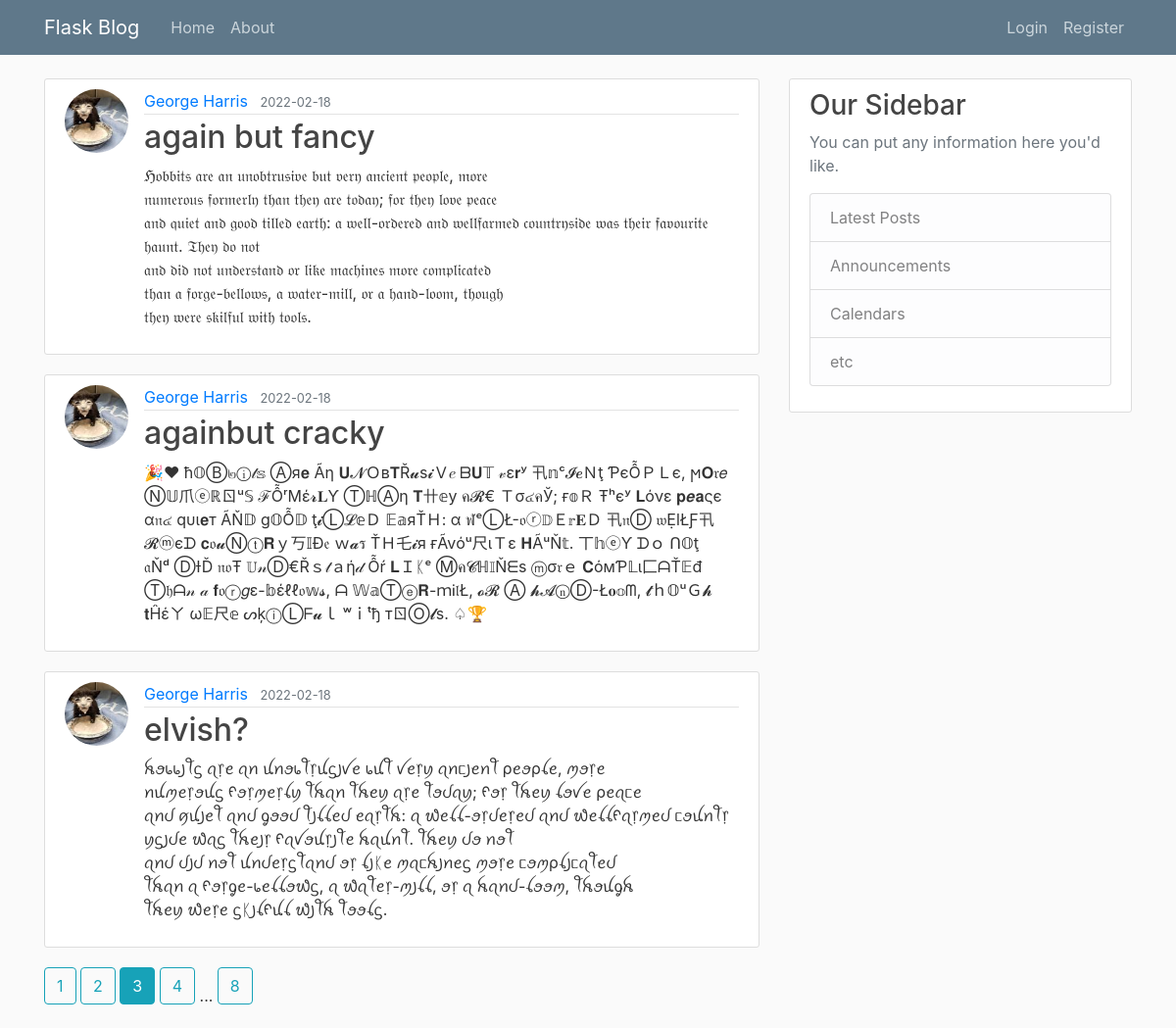
Screenshot of /home?page=3 with the database file from the repository.
### core/models.py (models this page shows, shortened)
class Post(db.Model):
    id = db.Column(db.Integer, primary_key=True)
    title = db.Column(db.String(100), nullable=False)
    date_posted = db.Column(db.DateTime, nullable=False, default=datetime.utcnow)
    content = db.Column(db.Text, nullable=False)
    user_id = db.Column(db.Integer, db.ForeignKey('user.id'), nullable=False)

class User(db.Model, UserMixin):
    id = db.Column(db.Integer, primary_key=True)
    username = db.Column(db.String(20), unique=True, nullable=False)
    email = db.Column(db.String(120), unique=True, nullable=False)
    image_file = db.Column(db.String(20), nullable=False, default='default.jpg')
    password = db.Column(db.String(60), nullable=False)
    posts = db.relationship('Post', backref='author', lazy=True)

### core/routes.py (the view)
@app.route("/")
@app.route("/home")
def home():
    page = request.args.get('page', 1, type=int)
    posts = Post.query.paginate(page=page, per_page=3)
    return render_template('home.html', posts=posts)

### core/Templates/home.html
{% extends "layout.html" %}
{% block content %}
{% for post in posts.items %}
<article class="media content-section">
  <img class="rounded-circle article-img"
    src="{{ url_for('static', filename='profile_pics/' + post.author.image_file) }}">
  <div class="media-body">
    <div class="article-metadata">
      <a class="mr-2" href="#">{{ post.author.username }}</a>
      <small class="text-muted">{{ post.date_posted.strftime('%Y-%m-%d') }}</small>
    </div>
    <h2><a class="article-title" href="{{ url_for('post', post_id=post.id) }}">{{ post.title }}</a></h2>
    <p class="article-content">{{ post.content }}</p>
  </div>
</article>
{% endfor %}
{% for page_num in posts.iter_pages(left_edge=1, right_edge=1, left_current=1, right_current=2) %}
  {% if page_num %}
    {% if posts.page == page_num %}
      <a class="btn btn-info mb-4" href="{{ url_for('home', page=page_num) }}">{{ page_num }}</a>
    {% else %}
      <a class="btn btn-outline-info mb-4" href="{{ url_for('home', page=page_num) }}">{{ page_num }}</a>
    {% endif %}
  {% else %}
    ...
  {% endif %}
{% endfor %}
{% endblock content %}

### core/static/main.css (style rules this page uses)
body { background: #fafafa; color: #333333; margin-top: 5rem; }
h1, h2, h3, h4, h5, h6 { color: #444444; }
.content-section { background: #ffffff; padding: 10px 20px; border: 1px solid #dddddd; border-radius: 3px; margin-bottom: 20px; }
.article-title { color: #444444; }
.article-content { white-space: pre-line; }
.article-img { height: 65px; width: 65px; margin-right: 16px; }
.article-metadata { padding-bottom: 1px; margin-bottom: 4px; border-bottom: 1px solid #e3e3e3 }

### rows the page displays
Post: image_file (picture), author.username "George Harris", date_posted "2022-02-18", title "again but fancy", content "ℌ𝔬𝔟𝔟𝔦𝔱𝔰 𝔞𝔯𝔢 𝔞𝔫 𝔲𝔫𝔬𝔟𝔱𝔯𝔲𝔰𝔦𝔳𝔢 𝔟𝔲𝔱 𝔳𝔢𝔯𝔶 𝔞𝔫𝔠𝔦𝔢𝔫𝔱 𝔭𝔢𝔬𝔭𝔩𝔢, 𝔪𝔬𝔯𝔢 𝔫𝔲𝔪𝔢𝔯𝔬𝔲𝔰 𝔣𝔬𝔯𝔪𝔢𝔯𝔩𝔶 𝔱𝔥𝔞𝔫 𝔱𝔥𝔢𝔶 𝔞𝔯𝔢 𝔱𝔬𝔡𝔞𝔶; 𝔣𝔬𝔯 𝔱𝔥𝔢𝔶 𝔩𝔬𝔳𝔢 𝔭𝔢𝔞𝔠𝔢 𝔞𝔫𝔡 𝔮𝔲𝔦𝔢𝔱 𝔞𝔫𝔡 𝔤𝔬𝔬𝔡 𝔱𝔦𝔩𝔩𝔢𝔡 𝔢𝔞𝔯𝔱𝔥: 𝔞 𝔴𝔢𝔩𝔩-𝔬𝔯𝔡𝔢𝔯𝔢𝔡 𝔞𝔫𝔡 𝔴𝔢𝔩𝔩𝔣𝔞𝔯𝔪𝔢𝔡 𝔠𝔬𝔲𝔫𝔱𝔯𝔶𝔰𝔦𝔡𝔢 𝔴𝔞𝔰 𝔱𝔥𝔢𝔦𝔯 𝔣𝔞𝔳𝔬𝔲𝔯𝔦𝔱𝔢 𝔥𝔞𝔲𝔫𝔱. 𝔗𝔥𝔢𝔶 𝔡𝔬 𝔫𝔬𝔱 𝔞𝔫𝔡 𝔡𝔦𝔡 𝔫𝔬𝔱 𝔲𝔫𝔡𝔢𝔯𝔰𝔱𝔞𝔫𝔡 𝔬𝔯 𝔩𝔦𝔨𝔢 𝔪𝔞𝔠𝔥𝔦𝔫𝔢𝔰 𝔪𝔬𝔯𝔢 𝔠𝔬𝔪𝔭𝔩𝔦𝔠𝔞𝔱𝔢𝔡 𝔱𝔥𝔞𝔫 𝔞 𝔣𝔬𝔯𝔤𝔢-𝔟𝔢𝔩𝔩𝔬𝔴𝔰, 𝔞 𝔴𝔞𝔱𝔢𝔯-𝔪𝔦𝔩𝔩, 𝔬𝔯 𝔞 𝔥𝔞𝔫𝔡-𝔩𝔬𝔬𝔪, 𝔱𝔥𝔬𝔲𝔤𝔥 𝔱𝔥𝔢𝔶 𝔴𝔢𝔯𝔢 𝔰𝔨𝔦𝔩𝔣𝔲𝔩 𝔴𝔦𝔱𝔥 𝔱𝔬𝔬𝔩𝔰."
Post: image_file (picture), author.username "George Harris", date_posted "2022-02-18", title "againbut cracky", content "🎉♥ ħ𝕆Ⓑ๒ⓘ𝓉𝕤 Ⓐя𝐞 Ãη 𝐔𝓝Ｏв𝐓Ř𝓾s𝓲Ｖ𝑒 ᗷ𝐔𝕋 𝓋ε𝐫ʸ 卂𝕟ᶜ𝓘𝒆Ｎţ ƤєỖＰＬє, ϻ𝐎𝔯𝑒 Ⓝ𝕌爪ⓔℝㄖᵘ𝕊 ℱỖʳΜέ𝓻𝐋Ƴ ⓉℍⒶη 𝐓卄𝕖у ค𝓡€ Ｔσ๔คЎ; ғ𝕠Ｒ Ŧʰєʸ 𝐋όνε 𝐩𝒆𝐚ςє α𝔫๔ qυι𝐞т ÃŇ𝔻 g𝕆Ỗ𝔻 ţ𝓲Ⓛ𝓛𝕖Ｄ 𝔼𝕒яŤＨ: α ฬᵉⓁŁ-𝔬ⓡ𝔻Ｅ𝕣𝐄Ｄ 卂𝔫Ⓓ 𝔴ẸlŁƑ卂𝓡ⓜєᗪ 𝐜𝔬𝓾Ⓝⓣ𝐑ｙ丂𝕀Đ𝔢 ｗ𝓪ร ŤＨ乇𝓲я ғÃvόᵘ尺ιＴε 𝐇ÃᵘŇ𝕥. 丅𝕙ⓔƳ ᗪｏ ᑎ𝕆ţ 𝔞Ňᵈ ⒹƗĎ 𝔫𝔬Ŧ 𝕌𝓃Ⓓ€Řｓ𝓉ａή𝒹 Ỗŕ 𝐋Ｉᛕᵉ Ⓜค𝓒ℍ𝕀Ňᗴs ⓜσ𝔯ｅ 𝐂όмƤ𝕃ι匚ᗩŤ𝔼đ Ⓣ𝔥ᗩ𝓃 𝒶 𝐟𝔬ⓡ𝑔ε-𝕓έℓℓ𝔬𝕨𝓼, ᗩ 𝕎𝕒Ⓣⓔ𝐑-ｍᎥ𝔩Ł, 𝓸𝓡 Ⓐ 𝓱𝓐ⓝⒹ-Ł𝐨𝕠ᗰ, 𝓽ｈ𝕆ᵘＧ𝓱 𝐭Ĥέㄚ ω𝔼尺𝕖 ᔕķⓘⓁᖴ𝓾ｌ ʷｉᵗђ тㄖⓄ𝓵s. ♤🏆"
Post: image_file (picture), author.username "George Harris", date_posted "2022-02-18", title "elvish?", content "ꫝꪮ᥇᥇꠸ꪻᦓ ꪖ᥅ꫀ ꪖꪀ ꪊꪀꪮ᥇ꪻ᥅ꪊᦓ꠸ꪜꫀ ᥇ꪊꪻ ꪜꫀ᥅ꪗ ꪖꪀᥴ꠸ꫀꪀꪻ ρꫀꪮρꪶꫀ, ꪑꪮ᥅ꫀ ꪀꪊꪑꫀ᥅ꪮꪊᦓ ᠻꪮ᥅ꪑꫀ᥅ꪶꪗ ꪻꫝꪖꪀ ꪻꫝꫀꪗ ꪖ᥅ꫀ ꪻꪮᦔꪖꪗ; ᠻꪮ᥅ ꪻꫝꫀꪗ ꪶꪮꪜꫀ ρꫀꪖᥴꫀ ꪖꪀᦔ ꪇꪊ꠸ꫀꪻ ꪖꪀᦔ ᧁꪮꪮᦔ ꪻ꠸ꪶꪶꫀᦔ ꫀꪖ᥅ꪻꫝ: ꪖ ᭙ꫀꪶꪶ-ꪮ᥅ᦔꫀ᥅ꫀᦔ ꪖꪀᦔ ᭙ꫀꪶꪶᠻꪖ᥅ꪑꫀᦔ ᥴꪮꪊꪀꪻ᥅ꪗᦓ꠸ᦔꫀ ᭙ꪖᦓ ꪻꫝꫀ꠸᥅ ᠻꪖꪜꪮꪊ᥅꠸ꪻꫀ ꫝꪖꪊꪀꪻ. ꪻꫝꫀꪗ ᦔꪮ ꪀꪮꪻ ꪖꪀᦔ ᦔ꠸ᦔ ꪀꪮꪻ ꪊꪀᦔꫀ᥅ᦓꪻꪖꪀᦔ ꪮ᥅ ꪶ꠸ᛕꫀ ꪑꪖᥴꫝ꠸ꪀꫀᦓ ꪑꪮ᥅ꫀ ᥴꪮꪑρꪶ꠸ᥴꪖꪻꫀᦔ ꪻꫝꪖꪀ ꪖ ᠻꪮ᥅ᧁꫀ-᥇ꫀꪶꪶꪮ᭙ᦓ, ꪖ ᭙ꪖꪻꫀ᥅-ꪑ꠸ꪶꪶ, ꪮ᥅ ꪖ ꫝꪖꪀᦔ-ꪶꪮꪮꪑ, ꪻꫝꪮꪊᧁꫝ ꪻꫝꫀꪗ ᭙ꫀ᥅ꫀ ᦓᛕ꠸ꪶᠻꪊꪶ ᭙꠸ꪻꫝ ꪻꪮꪮꪶᦓ."

### other values shown
{{ page_num }} "1" "2" "4" "8"
{{ page_num }} "3"
